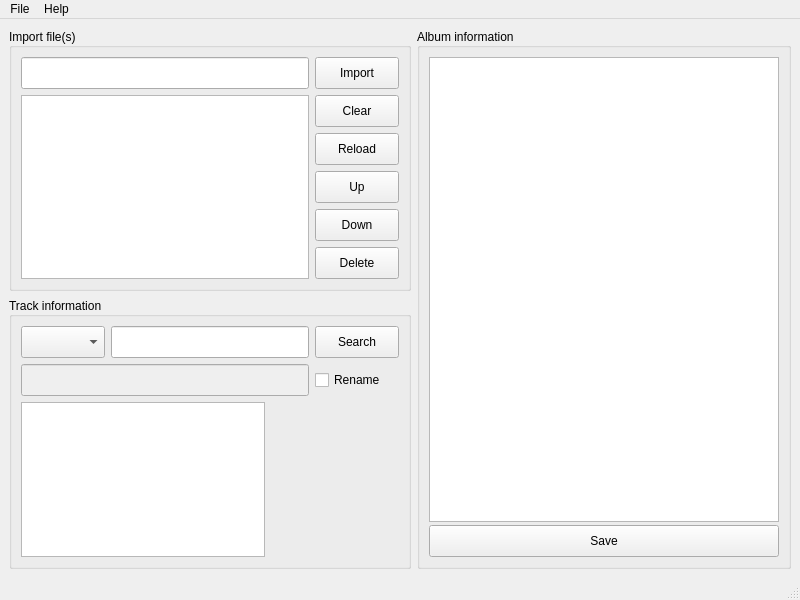
<?xml version="1.0" encoding="UTF-8"?>
<ui version="4.0">
 <class>MainWindow</class>
 <widget class="QMainWindow" name="MainWindow">
  <property name="geometry">
   <rect>
    <x>0</x>
    <y>0</y>
    <width>800</width>
    <height>600</height>
   </rect>
  </property>
  <property name="minimumSize">
   <size>
    <width>800</width>
    <height>600</height>
   </size>
  </property>
  <property name="windowTitle">
   <string>MainWindow</string>
  </property>
  <widget class="QWidget" name="centralwidget">
   <layout class="QGridLayout" name="gridLayout">
    <item row="0" column="0">
     <widget class="QGroupBox" name="fileGroup">
      <property name="enabled">
       <bool>true</bool>
      </property>
      <property name="title">
       <string>Import file(s)</string>
      </property>
      <property name="alignment">
       <set>Qt::AlignLeading|Qt::AlignLeft|Qt::AlignVCenter</set>
      </property>
      <layout class="QVBoxLayout" name="verticalLayout_4">
       <item>
        <layout class="QHBoxLayout" name="horizontalLayout_3">
         <item>
          <widget class="QLineEdit" name="fileSelectText">
           <property name="minimumSize">
            <size>
             <width>0</width>
             <height>32</height>
            </size>
           </property>
           <property name="maximumSize">
            <size>
             <width>16777215</width>
             <height>32</height>
            </size>
           </property>
          </widget>
         </item>
         <item>
          <widget class="QPushButton" name="fileSelectButton">
           <property name="minimumSize">
            <size>
             <width>84</width>
             <height>32</height>
            </size>
           </property>
           <property name="maximumSize">
            <size>
             <width>16777215</width>
             <height>32</height>
            </size>
           </property>
           <property name="text">
            <string>Import</string>
           </property>
          </widget>
         </item>
        </layout>
       </item>
       <item>
        <layout class="QHBoxLayout" name="horizontalLayout_4">
         <item>
          <widget class="QListView" name="fileListView">
           <property name="editTriggers">
            <set>QAbstractItemView::NoEditTriggers</set>
           </property>
           <property name="selectionMode">
            <enum>QAbstractItemView::SingleSelection</enum>
           </property>
           <property name="selectionBehavior">
            <enum>QAbstractItemView::SelectRows</enum>
           </property>
          </widget>
         </item>
         <item>
          <layout class="QVBoxLayout" name="verticalLayout_3">
           <item>
            <widget class="QPushButton" name="fileClearButton">
             <property name="minimumSize">
              <size>
               <width>84</width>
               <height>32</height>
              </size>
             </property>
             <property name="text">
              <string>Clear</string>
             </property>
            </widget>
           </item>
           <item>
            <widget class="QPushButton" name="fileReloadButton">
             <property name="minimumSize">
              <size>
               <width>84</width>
               <height>32</height>
              </size>
             </property>
             <property name="text">
              <string>Reload</string>
             </property>
            </widget>
           </item>
           <item>
            <widget class="QPushButton" name="fileUpButton">
             <property name="minimumSize">
              <size>
               <width>84</width>
               <height>32</height>
              </size>
             </property>
             <property name="text">
              <string>Up</string>
             </property>
            </widget>
           </item>
           <item>
            <widget class="QPushButton" name="fileDownButton">
             <property name="minimumSize">
              <size>
               <width>84</width>
               <height>32</height>
              </size>
             </property>
             <property name="text">
              <string>Down</string>
             </property>
            </widget>
           </item>
           <item>
            <widget class="QPushButton" name="fileDeleteButton">
             <property name="minimumSize">
              <size>
               <width>84</width>
               <height>32</height>
              </size>
             </property>
             <property name="text">
              <string>Delete</string>
             </property>
            </widget>
           </item>
          </layout>
         </item>
        </layout>
       </item>
      </layout>
     </widget>
    </item>
    <item row="1" column="0">
     <widget class="QGroupBox" name="editGroup">
      <property name="title">
       <string>Track information</string>
      </property>
      <property name="alignment">
       <set>Qt::AlignLeading|Qt::AlignLeft|Qt::AlignVCenter</set>
      </property>
      <layout class="QVBoxLayout" name="verticalLayout">
       <item>
        <layout class="QHBoxLayout" name="horizontalLayout">
         <item>
          <widget class="QComboBox" name="infoSourceCombo">
           <property name="minimumSize">
            <size>
             <width>84</width>
             <height>32</height>
            </size>
           </property>
           <property name="maximumSize">
            <size>
             <width>16777215</width>
             <height>32</height>
            </size>
           </property>
          </widget>
         </item>
         <item>
          <widget class="QLineEdit" name="infoSearchKeyText">
           <property name="minimumSize">
            <size>
             <width>0</width>
             <height>32</height>
            </size>
           </property>
           <property name="maximumSize">
            <size>
             <width>16777215</width>
             <height>32</height>
            </size>
           </property>
          </widget>
         </item>
         <item>
          <widget class="QPushButton" name="infoSearchButton">
           <property name="minimumSize">
            <size>
             <width>84</width>
             <height>32</height>
            </size>
           </property>
           <property name="maximumSize">
            <size>
             <width>16777215</width>
             <height>32</height>
            </size>
           </property>
           <property name="text">
            <string>Search</string>
           </property>
          </widget>
         </item>
        </layout>
       </item>
       <item>
        <layout class="QHBoxLayout" name="horizontalLayout_2">
         <item>
          <widget class="QLineEdit" name="fileRenameText">
           <property name="enabled">
            <bool>false</bool>
           </property>
           <property name="minimumSize">
            <size>
             <width>0</width>
             <height>32</height>
            </size>
           </property>
           <property name="maximumSize">
            <size>
             <width>16777215</width>
             <height>32</height>
            </size>
           </property>
          </widget>
         </item>
         <item>
          <widget class="QCheckBox" name="fileRenameCheck">
           <property name="minimumSize">
            <size>
             <width>84</width>
             <height>32</height>
            </size>
           </property>
           <property name="maximumSize">
            <size>
             <width>16777215</width>
             <height>32</height>
            </size>
           </property>
           <property name="text">
            <string>Rename</string>
           </property>
          </widget>
         </item>
        </layout>
       </item>
       <item>
        <layout class="QGridLayout" name="gridLayout_2">
         <item row="0" column="0" rowspan="2">
          <widget class="QListView" name="editListView">
           <property name="sizePolicy">
            <sizepolicy hsizetype="Expanding" vsizetype="Expanding">
             <horstretch>1</horstretch>
             <verstretch>1</verstretch>
            </sizepolicy>
           </property>
           <property name="locale">
            <locale language="English" country="HongKong"/>
           </property>
          </widget>
         </item>
         <item row="1" column="1">
          <widget class="QLabel" name="albumCoverLable">
           <property name="minimumSize">
            <size>
             <width>128</width>
             <height>0</height>
            </size>
           </property>
           <property name="maximumSize">
            <size>
             <width>128</width>
             <height>16777215</height>
            </size>
           </property>
           <property name="text">
            <string/>
           </property>
          </widget>
         </item>
         <item row="0" column="1">
          <widget class="QLabel" name="albumCover">
           <property name="minimumSize">
            <size>
             <width>128</width>
             <height>128</height>
            </size>
           </property>
           <property name="maximumSize">
            <size>
             <width>128</width>
             <height>128</height>
            </size>
           </property>
           <property name="text">
            <string/>
           </property>
          </widget>
         </item>
        </layout>
       </item>
      </layout>
     </widget>
    </item>
    <item row="0" column="1" rowspan="2">
     <widget class="QGroupBox" name="tagGroup">
      <property name="sizeIncrement">
       <size>
        <width>0</width>
        <height>0</height>
       </size>
      </property>
      <property name="baseSize">
       <size>
        <width>0</width>
        <height>0</height>
       </size>
      </property>
      <property name="title">
       <string>Album information</string>
      </property>
      <property name="alignment">
       <set>Qt::AlignLeading|Qt::AlignLeft|Qt::AlignVCenter</set>
      </property>
      <layout class="QVBoxLayout" name="verticalLayout_2">
       <property name="spacing">
        <number>3</number>
       </property>
       <item>
        <widget class="QTableView" name="tagTableView">
         <property name="minimumSize">
          <size>
           <width>350</width>
           <height>0</height>
          </size>
         </property>
         <property name="sizeIncrement">
          <size>
           <width>0</width>
           <height>0</height>
          </size>
         </property>
        </widget>
       </item>
       <item>
        <widget class="QPushButton" name="tagSaveButton">
         <property name="minimumSize">
          <size>
           <width>84</width>
           <height>32</height>
          </size>
         </property>
         <property name="maximumSize">
          <size>
           <width>16777215</width>
           <height>32</height>
          </size>
         </property>
         <property name="layoutDirection">
          <enum>Qt::LeftToRight</enum>
         </property>
         <property name="text">
          <string>Save</string>
         </property>
        </widget>
       </item>
      </layout>
     </widget>
    </item>
   </layout>
  </widget>
  <widget class="QMenuBar" name="menubar">
   <property name="geometry">
    <rect>
     <x>0</x>
     <y>0</y>
     <width>800</width>
     <height>30</height>
    </rect>
   </property>
   <widget class="QMenu" name="menuSource">
    <property name="title">
     <string>Help</string>
    </property>
    <addaction name="actionCredit"/>
   </widget>
   <widget class="QMenu" name="menuFile">
    <property name="title">
     <string>File</string>
    </property>
    <addaction name="actionSave"/>
    <addaction name="separator"/>
    <addaction name="actionSave_2"/>
    <addaction name="actionJson_template"/>
    <addaction name="separator"/>
    <addaction name="actionQuit"/>
   </widget>
   <addaction name="menuFile"/>
   <addaction name="menuSource"/>
  </widget>
  <widget class="QStatusBar" name="statusbar"/>
  <action name="actionCredit">
   <property name="text">
    <string>About</string>
   </property>
  </action>
  <action name="actionTHB_Wiki">
   <property name="text">
    <string>THB Wiki</string>
   </property>
  </action>
  <action name="actionSave">
   <property name="text">
    <string>Import</string>
   </property>
  </action>
  <action name="actionJson_template">
   <property name="text">
    <string>Json template</string>
   </property>
  </action>
  <action name="actionSave_2">
   <property name="text">
    <string>Save</string>
   </property>
  </action>
  <action name="actionQuit">
   <property name="text">
    <string>Quit</string>
   </property>
  </action>
 </widget>
 <resources/>
 <connections/>
</ui>
